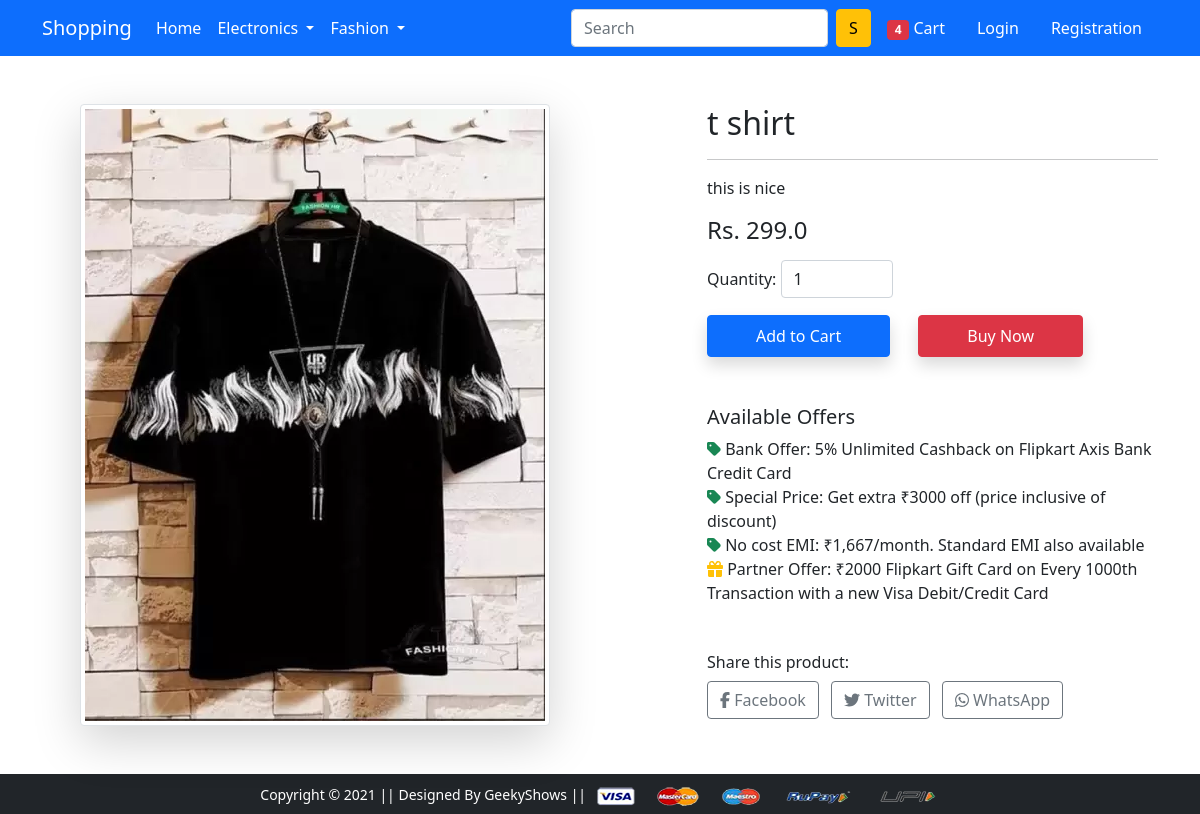
Page /product-detail/3 on the committed database.
### app/models.py (models this page shows)
class Product(models.Model):
    title = models.CharField(max_length=100)
    silling_price = models.FloatField()
    discounted_price = models.FloatField()
    description = models.TextField()
    brand = models.CharField(max_length=100)
    category = models.CharField( choices=CATEGORY_CHOICES,max_length=2)
    product_image = models.ImageField(upload_to='productitem')

### app/views.py (the view)
# urls.py: path('product-detail/<int:pk>', views.ProductDetailView.as_view() , name='product-detail'),
class ProductDetailView(View):
 def get(self,request,pk):
  product = Product.objects.get(pk=pk)
  return render(request,'app/productdetail.html' ,
   {'product':product})

### app/templates/app/productdetail.html (shortened to what this page needs)
{% extends 'app/base.html' %}
{% load static %}
{% block main-content %}
<div class="container my-5">
    <div class="row">
      <div class="col-sm-6 text-center align-self-center">
        <img src="{{product.product_image.url}}" alt="{{product.title}}" class="img-fluid img-thumbnail shadow-lg">
      </div>
      <div class="col-sm-5 offset-sm-1">
        <h2 class="mb-3">{{ product.title }}</h2>
        <hr>
        <p>{{ product.description }}</p>
        <h4>
          Rs. {{ product.discounted_price }}
        </h4>
        <div class="my-3">
          <label for="quantity" class="form-label">Quantity:</label>
          <input type="number" id="quantity" name="quantity" min="1" max="10" value="1" class="form-control w-25 d-inline">
        </div>
        <div class="mb-4">
          <a href="{% url 'add-to-cart' %}" class="btn btn-primary shadow px-5 py-2">Add to Cart</a>
          <a href="{% url 'buy-now' %}" class="btn btn-danger shadow px-5 py-2 ms-4">Buy Now</a>
        </div>
        <h5 class="mt-5">Available Offers</h5>
        <ul class="list-unstyled">
          <li><i class="fas fa-tag text-success"></i> Bank Offer: 5% Unlimited Cashback on Flipkart Axis Bank Credit Card</li>
          <li><i class="fas fa-tag text-success"></i> Special Price: Get extra ₹3000 off (price inclusive of discount)</li>
          <li><i class="fas fa-tag text-success"></i> No cost EMI: ₹1,667/month. Standard EMI also available</li>
          <li><i class="fas fa-gift text-warning"></i> Partner Offer: ₹2000 Flipkart Gift Card on Every 1000th Transaction with a new Visa Debit/Credit Card</li>
        </ul>
        <div class="mt-5">
          <h6>Share this product:</h6>
          <a href="#" class="btn btn-outline-secondary"><i class="fab fa-facebook-f"></i> Facebook</a>
          <a href="#" class="btn btn-outline-secondary ms-2"><i class="fab fa-twitter"></i> Twitter</a>
          <a href="#" class="btn btn-outline-secondary ms-2"><i class="fab fa-whatsapp"></i> WhatsApp</a>
        </div>
      </div>
    </div>
  </div>
{% endblock main-content %}

### rows in the picture
Product: product_image (picture), title "t shirt", description "this is nice", discounted_price "299.0"
